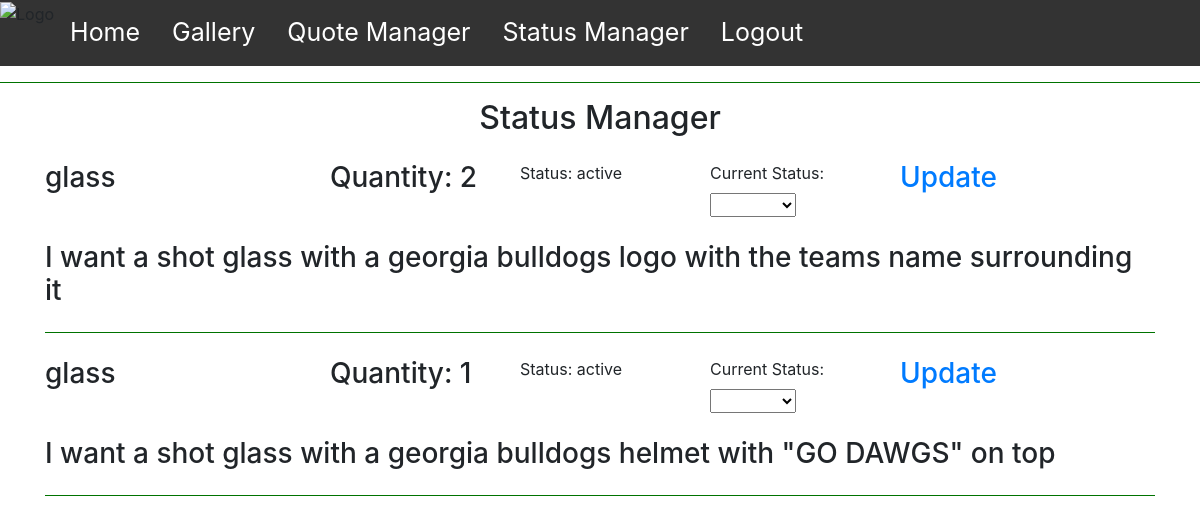
The page /adminStatus.php (signed in) on the database its author committed.
### tables this page shows
CREATE TABLE `orders` (
  `orderID` int(11) NOT NULL,
  `type` set('glass','wood') NOT NULL,
  `price` double NOT NULL,
  `description` varchar(100) NOT NULL,
  `status` enum('active','completed','canceled') NOT NULL,
  `customerID` int(11) NOT NULL,
  `quantity` int(11) NOT NULL,
  `image` varchar(50) DEFAULT NULL
);

### adminStatus.php (the view, shortened to what this page needs)
<!DOCTYPE html>
<html lang="en">
<head>
</head>
<body>
    <?php
    require_once 'pageOption.php';
    $pageTitle = "Status Manager";
    $logo = "./img/Picture1.png";
    navBar($pageTitle, $logo);
    echo ("<hr class=\"style1\">");
    require_once 'connection.php';
    $conn = connect_db();
    $query = "SELECT * FROM orders";
    $result = $conn->query($query);
    $rows = $result->num_rows;
    echo ("<h2 style=\"text-align: center;\">Status Manager</h2>");
    echo ("<div class=\"container\">");
    for ($i = 0; $i < $rows; $i++) {
        $row = $result->fetch_array(MYSQLI_ASSOC);
        $type = $row["type"];
        $desc = $row["description"];
        $status = $row["status"];
        $quantity = $row["quantity"];
        echo <<< EOT
            <div class="row mt-4">
            <div class="col-md-3">
                <h3>$type</h3>
            </div>
            <div class="col-sm-2">
                <h3>Quantity: $quantity</h3>
            </div>
            <div class="col-sm-2">
                <label for="worktype">Status: $status</label>
            </div>
            <div class="col-sm-2">
                <label for="worktype">Current Status: </label>
                <select name="product" id="product" form="services">
                    <option value=""></option>
                    <option value="started">Started</option>
                    <option value="finished">Finished</option>
                </select>
            </div>
            <div class="col-sm-2">
                <h3><a href="#">Update</a></h3>
            </div>
            <div class="col-lg-auto">
                    <br><h3>$desc</h3>
                </div>
        </div>
    EOT;
        echo ("<hr style=\"background-color: green;color: seagreen;\">");
    }
    echo ("</div>");
    ?>
</body>
</html>

### pageOption.php (shortened to what this page needs)
<!doctype html>
<html lang="en">
<head>
   <link rel="stylesheet" href="https://stackpath.bootstrapcdn.com/bootstrap/4.2.1/css/bootstrap.min.css">
</head>
<body>
   <?php
   function navBar($title, $img)
   {
      echo <<<EOT
      <div class="wrapper">
         <header>
            <nav>
               <div class="menu-icon">
                  <i class="fa fa-bars fa-2x"></i>
               </div>
               <div class="menu">
                  <ul>
                     <li><img src="./img/plogo.png"  alt="Logo" style="width=50%; height=50%;"></li>
                     <li><a href="./index.php">Home</a></li>
                     <li><a href="./gallery.php">Gallery</a></li>
   EOT;
      if (isset($_SESSION['admin'])) {
         echo '<li><a href="./adminQuotes.php">Quote Manager</a></li>';
         echo '<li><a href="./adminStatus.php">Status Manager</a></li>';
      }
      if (!isset($_SESSION['name'])) {
         echo '<li><a href="./loginPage.php">Login</a></li>';
         echo '<li><a href="./signUp.php">Signup</a></li>';
      } else {
         echo '<li><a href="./signOut.php">Logout</a></li>';
      }
      echo <<<EOT
                  </ul>
               </div>
            </nav>
         </header>
      </div>
   EOT;
   }
   ?>
</body>
</body>
</html>

### connection.php (shortened to what this page needs)
<!DOCTYPE html>
<html lang="en">
<head>
</head>
<body>
</body>
</html>

### adminStatus.php (style rules this page uses)
hr.style1 { background-color: green; color: seagreen; }

### pageOption.php (style rules this page uses)
ul { list-style-type: none; margin: 0; padding: 0; overflow: hidden; background-color: #333; }
li { float: left; }
li a { display: block; color: white; font-size: 25px; text-align: center; padding: 14px 16px; text-decoration: none; }

### rows shown on the page
orders: type "glass", quantity "2", status "active", description "I want a shot glass with a georgia bulldogs logo with the teams name surrounding it"
orders: type "glass", quantity "1", status "active", description "I want a shot glass with a georgia bulldogs helmet with \"GO DAWGS\" on top"
